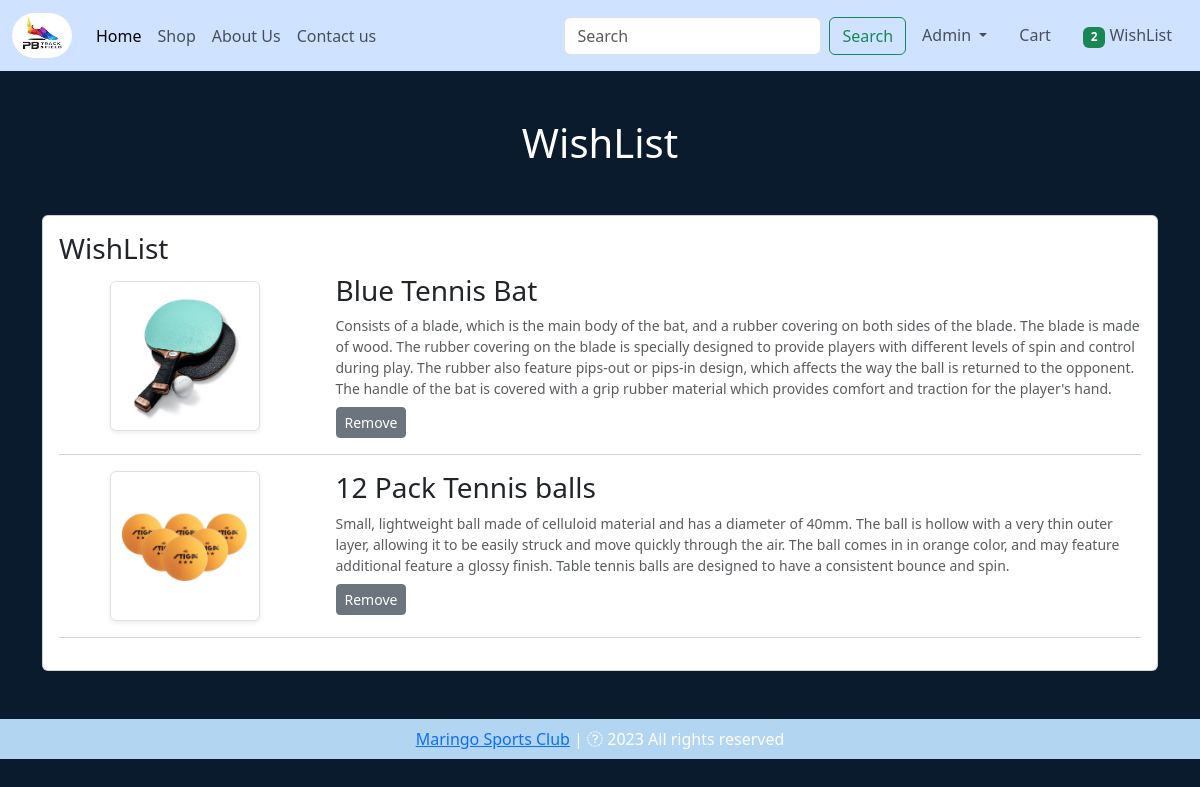
Screenshot of /wishlist/ (signed in) with the database file from the repository.
### app/models.py (models this page shows, shortened)
class WishList(models.Model):
    user = models.ForeignKey(User, on_delete=models.CASCADE)
    product = models.ForeignKey(Product, on_delete=models.CASCADE)

class Product(models.Model):
    title = models.CharField(max_length=100)
    current_price = models.FloatField()
    previous_price = models.FloatField()
    flash_sale = models.BooleanField(default=False)
    in_stock = models.IntegerField()
    description = models.TextField()
    category = models.CharField(choices=CHOICES, max_length=2)
    image = models.ImageField(upload_to='products')

### app/views.py (the view)
# urls.py: path('wishlist/', views.wishlist_display, name='wishlist'),
def wishlist_display(request):
    wishlist = WishList.objects.filter(user=request.user)
    total_cart_items = get_total_cart_items(request)
    total_wishlist_items = get_total_wishlist_items(request)
    return render(request, 'app/wishlist.html', locals())

### app/views.py (called while the page is built)
def get_total_cart_items(request):
    if request.user.is_authenticated:
        total = len(Cart.objects.filter(user=request.user))
        return total
    else:
        return 0

def get_total_wishlist_items(request):
    if request.user.is_authenticated:
        total = len(WishList.objects.filter(user=request.user))
        return total
    else:
        return 0

### app/templates/app/wishlist.html (shortened to what this page needs)
{% extends 'app/base.html' %}
{% load static %}
{% block main-content %}
<div class="container my-5">
    <div class="row">
        {% if wishlist %}
        <h1 class="text-center mb-5" style="color: white;">WishList</h1>
        <div class="col-sm-13">
            <div class="card">
                <div class="card-body">
                    <h3>WishList</h3>
                    {% for item in wishlist %}
                    <div class="row">
                        <div class="col-sm-3 text-center align-self-center">
                            <img src="{{ item.product.image.url }}" alt="" class="img-fluid img-thumbnail shadow-sm" height="150px" width="150px">
                        </div>
                        <div class="col-sm-9">
                            <div>
                                <h3>{{ item.product.title }}</h3>
                                <p class="mb-2 text-muted small">{{ item.product.description }}</p>
                                <div class="d-flex justify-content-between text-center">
                                    <a class="remove-wishlist btn btn-sm btn-secondary mr-3" pid="{{ item.id }}">Remove</a>
                                </div>
                            </div>
                        </div>
                    </div>
                    <hr class="text-muted">
                    {% endfor %}
                </div>
            </div>
        </div>
        {% else %}
        <h1 class="text-center mb-5" style="color: white;">Your WishList is Empty</h1>
        {% endif %}
    </div>
</div>
{% endblock main-content %}

### app/templates/app/base.html (shortened to what this page needs)
<!DOCTYPE html>
{% load static %}
<html lang="en">
<head>
    <link href="https://cdn.jsdelivr.net/npm/bootstrap@5.3.0-alpha3/dist/css/bootstrap.min.css" rel="stylesheet">
    <link rel="stylesheet" href="{% static 'app/css/owl.carousel.min.css' %}">
    <link rel="stylesheet" href="{% static 'app/css/all.min.css' %}">
    <link rel="stylesheet" href="{% static 'app/css/style.css' %}">
    <link rel="stylesheet" href="https://cdnjs.cloudflare.com/ajax/libs/font-awesome/4.7.0/css/font-awesome.min.css">
</head>
<body style="background-color: #091b2c;">
    <nav class="navbar navbar-expand-lg nabar-dark bg-primary-subtle">
        <div class="container-fluid">
          <a class="navbar-brand" href="#">
            <img src="{% static 'app/images/logo1.jpg' %}" alt="logo" style="border-radius: 500px; height: 45px; width: 60px;">
          </a>
          <div class="collapse navbar-collapse" id="navbarSupportedContent">
            <ul class="navbar-nav me-auto mb-2 mb-lg-0">
              <li class="nav-item">
                <a class="nav-link active" aria-current="page" href="/">Home</a>
              </li>
              <li class="nav-item">
                <a class="nav-link text-grey" href="{% url 'shop' %}">Shop</a>
              </li>
              <li class="nav-item">
                <a class="nav-link text-grey" href="{% url 'about' %}">About Us</a>
              </li>
              <li class="nav-item">
                <a class="nav-link text-grey" href="{% url 'contact' %}">Contact us</a>
              </li>
            </ul>
            <form class="d-flex" role="search" action="/search">
              <input class="form-control me-2" name="search" type="search" placeholder="Search" aria-label="Search">
              <button class="btn btn-outline-success" type="submit">Search</button>
            </form>
          </div>
          {% if request.user.is_authenticated %}
          <ul class="navbar-nav me-auto mb-2 mb-lg-0">
            <li class="nav-item dropdown mx-2">
              <a class="nav-link dropdown-toggle text-grey" href="#" role="button", id="profileDropdown"
              data-bs-toggle="dropdown" aria-hidden="false" \>
                {{ request.user | capfirst }}
              </a>
            </li>
            <li class="nav-item mx-2">
              <a class="nav-link text-grey" href="{% url 'show-cart' %}"> Cart</a>
            </li>
            <li class="nav-item mx-2">
              <a class="nav-link text-grey" href="{% url 'wishlist' %}"><span class="badge bg-success">{% if total_wishlist_items > 0 %} {{ total_wishlist_items }} {% endif %}</span> WishList</a>
            </li>
            {% else %}
              <a class="nav-link text-grey" style="margin: 0px 20px 0px 50px;" href="{% url 'login' %}">Login</a>
          </ul>
          {% endif %}
        </div>
      </nav>
    {% block main-content %}
    {% endblock main-content %}
    <footer class="container-fluid  text-center p-2 mt-5" style="background-color: rgb(178, 213, 241); color: white;">
      <a href="https://github.com/Frost-Codes">Maringo Sports Club</a> | <span><i class="fa-sharp fa-regular fa-copyright"></i></span> 2023 All rights reserved
    </footer>
</body>
</html>

### rows the page displays
WishList: product.image (picture), product "Blue Tennis Bat", product.description "Consists of a blade, which is the main body of the bat, and a rubber covering on both sides of the blade. The blade is made of wood. The rubber covering on the blade is specially designed to provide players with different levels of spin and control during play. The rubber also feature pips-out or pips-in design, which affects the way the ball is returned to the opponent. The handle of the bat is covered with a grip rubber material which provides comfort and traction for the player's hand."
WishList: product.image (picture), product "12 Pack Tennis balls", product.description "Small, lightweight ball made of celluloid material and has a diameter of 40mm. The ball is hollow with a very thin outer layer, allowing it to be easily struck and move quickly through the air. The ball comes in in orange color, and may feature additional feature a glossy finish. Table tennis balls are designed to have a consistent bounce and spin."

### other values shown
{{ request.user | capfirst }} "Admin"
{{ total_wishlist_items }} "2"
